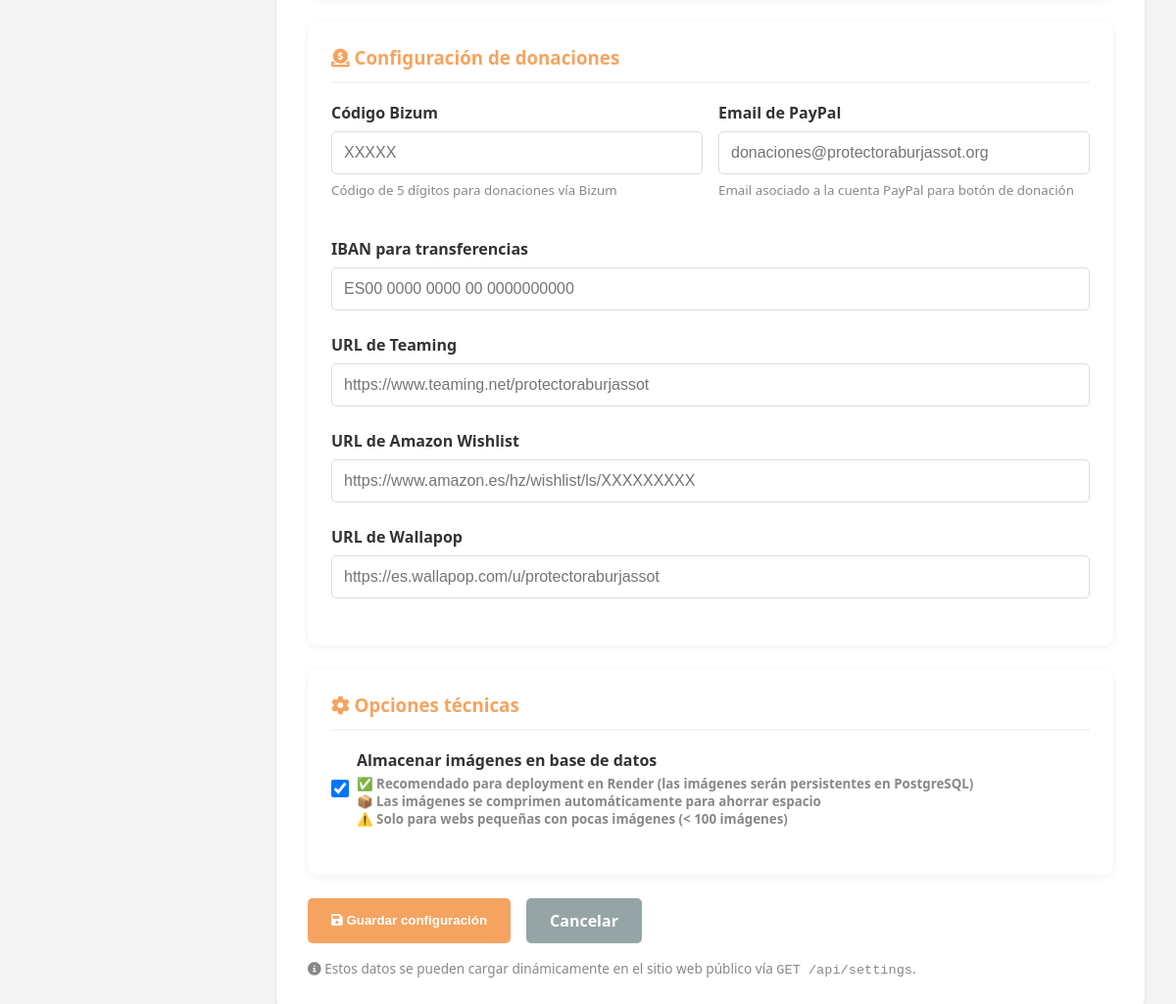
Before: /admin/settings (signed in, lower part) with the older database file.
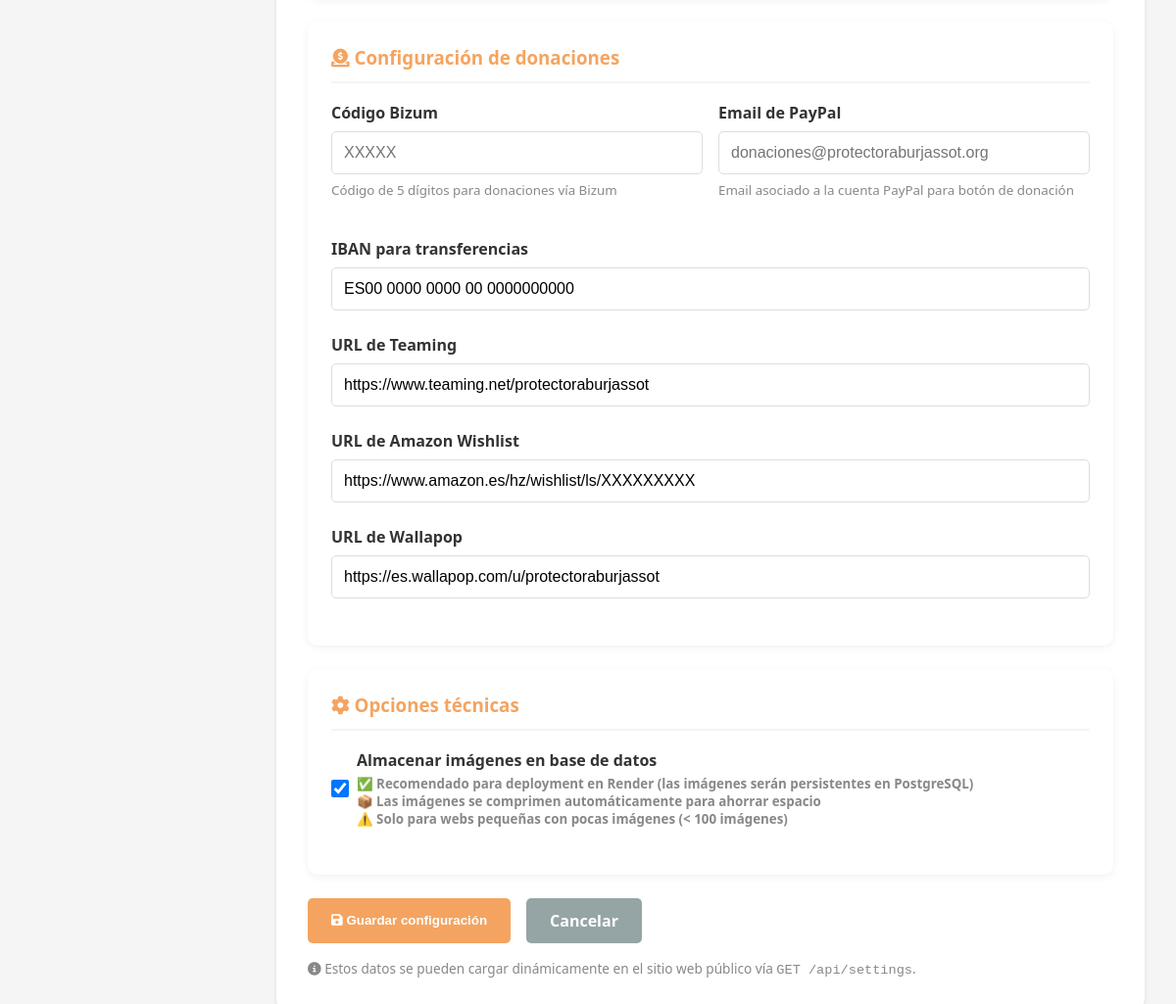
After: the same page with the newer database file.
### tables this page shows
CREATE TABLE site_settings (
                key TEXT PRIMARY KEY,
                value TEXT,
                updated_at TIMESTAMP DEFAULT CURRENT_TIMESTAMP
            );

### app.py (the view, shortened to what this page needs)
@app.route('/admin/settings', methods=['GET', 'POST'])
@role_required('superadmin')
def admin_settings():
    db = get_db()
    settings = {row['key']: row['value'] for row in db.execute('SELECT * FROM site_settings').fetchall()}
    return render_template('settings.html', settings=settings)

### app.py (called while the page is built)
def generate_csrf_token():
    if '_csrf_token' not in session:
        session['_csrf_token'] = secrets.token_hex(32)
    return session['_csrf_token']

def get_db():
    if USE_POSTGRES:
        conn = psycopg2.connect(DATABASE_URL)
        conn.cursor_factory = psycopg2.extras.RealDictCursor
        return DatabaseWrapper(conn, is_postgres=True)
    else:
        conn = sqlite3.connect(DATABASE)
        conn.row_factory = sqlite3.Row
        return DatabaseWrapper(conn, is_postgres=False)

def role_required(*roles):
    def decorator(f):
        @wraps(f)
        def decorated_function(*args, **kwargs):
            if 'user_id' not in session:
                return redirect(url_for('login'))
            if session.get('role') not in roles:
                flash('No tienes permiso para acceder a esta sección.', 'error')
                return redirect(url_for('dashboard'))
            return f(*args, **kwargs)
        return decorated_function
    return decorator

    def execute(self, query, params=None):
        if self._is_postgres and '?' in query:
            query = query.replace('?', '%s')
        cursor = self._conn.cursor()
        if params:
            cursor.execute(query, params)
        else:
            cursor.execute(query)
        return cursor

### templates/settings.html (shortened to what this page needs)
{% extends "base.html" %}
{% block content %}
<form method="POST">
    <div style="background:#fff; border-radius:10px; padding:1.5rem; margin-bottom:1.5rem; box-shadow:0 2px 8px rgba(0,0,0,0.06);">
        <h3 style="margin:0 0 1.2rem; color:#F4A460; border-bottom:2px solid #f5f5f5; padding-bottom:0.75rem;">
            <i class="fas fa-donate"></i> Configuración de donaciones
        </h3>
        <div style="display:grid; grid-template-columns:1fr 1fr; gap:1rem; margin-bottom:1rem;">
            <div class="form-group">
                <label for="donation_bizum">Código Bizum</label>
                <input type="text" id="donation_bizum" name="donation_bizum"
                       value="{{ settings.get('donation_bizum', '') }}"
                       placeholder="XXXXX">
                <small style="color:#888; display:block; margin-top:0.4rem;">
                    Código de 5 dígitos para donaciones vía Bizum
                </small>
            </div>
            <div class="form-group">
                <label for="donation_paypal">Email de PayPal</label>
                <input type="email" id="donation_paypal" name="donation_paypal"
                       value="{{ settings.get('donation_paypal', '') }}"
                       placeholder="donaciones@protectoraburjassot.org">
                <small style="color:#888; display:block; margin-top:0.4rem;">
                    Email asociado a la cuenta PayPal para botón de donación
                </small>
            </div>
        </div>
        <div class="form-group">
            <label for="donation_iban">IBAN para transferencias</label>
            <input type="text" id="donation_iban" name="donation_iban"
                   value="{{ settings.get('donation_iban', '') }}"
                   placeholder="ES00 0000 0000 00 0000000000">
        </div>
        <div class="form-group">
            <label for="donation_teaming_url">URL de Teaming</label>
            <input type="url" id="donation_teaming_url" name="donation_teaming_url"
                   value="{{ settings.get('donation_teaming_url', '') }}"
                   placeholder="https://www.teaming.net/protectoraburjassot">
        </div>
        <div class="form-group">
            <label for="donation_amazon_wishlist">URL de Amazon Wishlist</label>
            <input type="url" id="donation_amazon_wishlist" name="donation_amazon_wishlist"
                   value="{{ settings.get('donation_amazon_wishlist', '') }}"
                   placeholder="https://www.amazon.es/hz/wishlist/ls/XXXXXXXXX">
        </div>
        <div class="form-group">
            <label for="donation_wallapop_url">URL de Wallapop</label>
            <input type="url" id="donation_wallapop_url" name="donation_wallapop_url"
                   value="{{ settings.get('donation_wallapop_url', '') }}"
                   placeholder="https://es.wallapop.com/u/protectoraburjassot">
        </div>
    </div>
    <div style="background:#fff; border-radius:10px; padding:1.5rem; margin-bottom:1.5rem; box-shadow:0 2px 8px rgba(0,0,0,0.06);">
        <h3 style="margin:0 0 1.2rem; color:#F4A460; border-bottom:2px solid #f5f5f5; padding-bottom:0.75rem;">
            <i class="fas fa-cog"></i> Opciones técnicas
        </h3>
        <div class="form-group">
            <label style="display:flex; align-items:center; cursor:pointer; user-select:none;">
                <input type="checkbox" id="store_images_in_db" name="store_images_in_db" value="1"
                       {% if settings.get('store_images_in_db', '0') == '1' %}checked{% endif %}
                       style="margin-right:0.5rem; width:18px; height:18px; cursor:pointer;">
                <span>
                    <strong>Almacenar imágenes en base de datos</strong>
                    <small style="display:block; color:#888; margin-top:0.25rem;">
                        ✅ Recomendado para deployment en Render (las imágenes serán persistentes en PostgreSQL)<br>
                        📦 Las imágenes se comprimen automáticamente para ahorrar espacio<br>
                        ⚠️ Solo para webs pequeñas con pocas imágenes (< 100 imágenes)
                    </small>
                </span>
            </label>
        </div>
    </div>
    <div style="display:flex; gap:1rem;">
        <button type="submit" class="btn btn-primary">
            <i class="fas fa-save"></i> Guardar configuración
        </button>
        <a href="{{ url_for('dashboard') }}" class="btn" style="background:#95a5a6; color:white;">
            Cancelar
        </a>
    </div>
    <p style="color:#888; font-size:0.85rem; margin-top:1rem;">
        <i class="fas fa-info-circle"></i>
        Estos datos se pueden cargar dinámicamente en el sitio web público vía <code>GET /api/settings</code>.
    </p>
</form>
{% endblock %}

### templates/base.html (shortened to what this page needs)
<!DOCTYPE html>
<html lang="es">
<head>
    <link rel="stylesheet" href="https://cdnjs.cloudflare.com/ajax/libs/font-awesome/6.4.0/css/all.min.css">
</head>
<body>
    {% block body %}
    <div class="admin-wrapper">
        <main class="main-content">
            <div class="content-area">
                {% block content %}{% endblock %}
            </div>
        </main>
    </div>
    {% endblock %}
</body>
</html>

### templates/base.html (style rules this page uses)
* { margin: 0; padding: 0; box-sizing: border-box; }
body { font-family: 'Segoe UI', Tahoma, Geneva, Verdana, sans-serif; background: #f5f5f5; }
.admin-wrapper { display: flex; min-height: 100vh; }
.main-content { flex: 1; margin-left: 250px; padding: 2rem; }
.content-area { background: white; border-radius: 10px; padding: 2rem; box-shadow: 0 2px 4px rgba(0,0,0,0.1); }
.btn { padding: 0.75rem 1.5rem; border: none; border-radius: 5px; cursor: pointer; font-weight: 600; transition: all 0.3s; text-decoration: none; display: inline-block; }
.btn-primary { background: #F4A460; color: white; }
.form-group { margin-bottom: 1.5rem; }
.form-group label { display: block; margin-bottom: 0.5rem; font-weight: 600; color: #333; }
.form-group input, .form-group select, .form-group textarea { width: 100%; padding: 0.75rem; border: 1px solid #ddd; border-radius: 5px; font-size: 1rem; }

Changed rows visible on the page:
added site_settings: donation_iban "ES00 0000 0000 00 0000000000"
added site_settings: donation_teaming_url "https://www.teaming.net/protectoraburjassot"
added site_settings: donation_amazon_wishlist "https://www.amazon.es/hz/wishlist/ls/XXXXXXXXX"
added site_settings: donation_wallapop_url "https://es.wallapop.com/u/protectoraburjassot"
